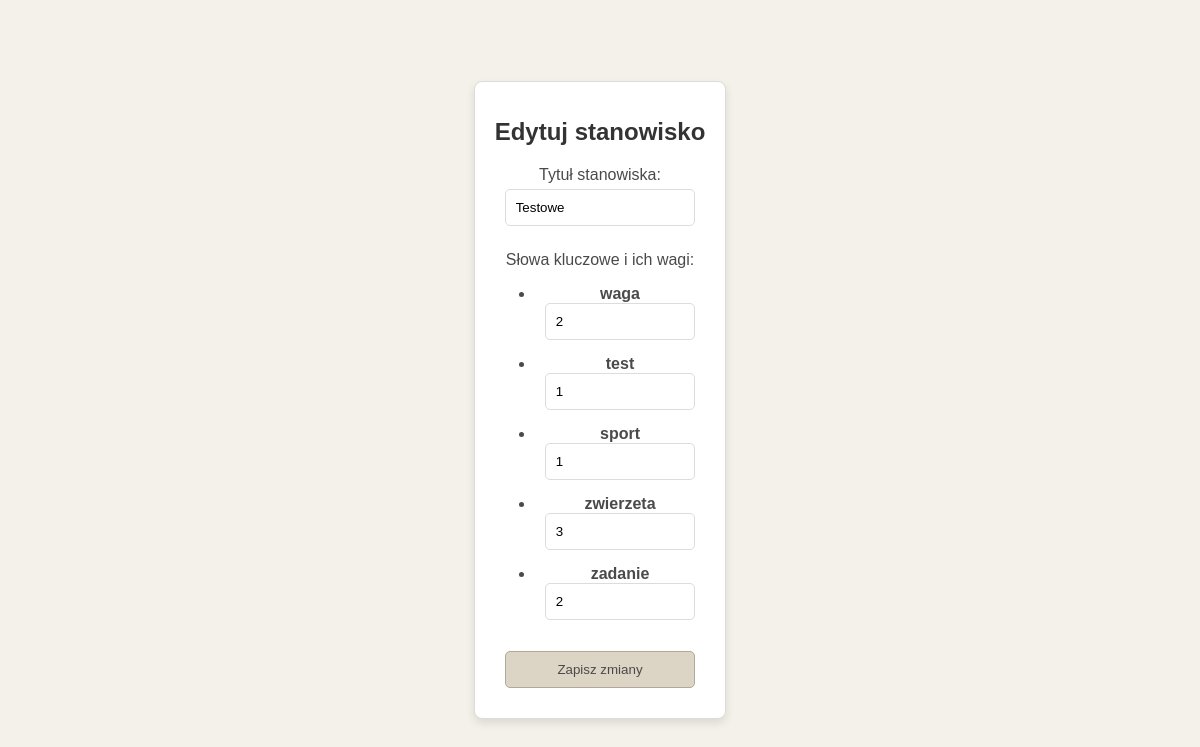
/edit_position/4, run on the app's committed database.
### models.py (models this page shows)
class Position(db.Model):
    id = db.Column(db.Integer, primary_key=True)
    title = db.Column(db.String(100), nullable=False)
    is_default = db.Column(db.Boolean, default=False)
    user_id = db.Column(db.Integer, db.ForeignKey('user.id'))  # Klucz obcy do tabeli User
    user = db.relationship("User", back_populates="positions")  # Relacja do User
    keywords = db.relationship("Keyword", back_populates="position", cascade="all, delete-orphan")

class Keyword(db.Model):
    id = db.Column(db.Integer, primary_key=True)
    word = db.Column(db.String(50), nullable=False)
    position_id = db.Column(db.Integer, db.ForeignKey("position.id"), nullable=False)
    weight = db.Column(db.Integer, nullable=False, default=1)
    position = db.relationship("Position", back_populates="keywords")  # Relacja z Position

### app.py (the view, shortened to what this page needs)
    @app.route("/edit_position/<int:position_id>", methods=["GET", "POST"])
    def edit_position(position_id):
        position = Position.query.get_or_404(position_id)
        if position.is_default:
            flash("Nie można edytować globalnych stanowisk!")
            return redirect(url_for("view_positions"))
        keywords = Keyword.query.filter_by(position_id=position.id).all()
        return render_template("edit_position.html", position=position, keywords=keywords)

### templates/edit_position.html (shortened to what this page needs)
<!DOCTYPE html>
<html lang="pl">
<head>
    <link rel="stylesheet" href="../static/stylesPosition.css">
</head>
<body>
    <div class="center-container">
        <div class="content-box">
            <h1>Edytuj stanowisko</h1>
            <form action="/edit_position/{{ position.id }}" method="POST">
                <label for="title">Tytuł stanowiska:</label>
                <input type="text" id="title" name="title" value="{{ position.title }}" required>
                <label>Słowa kluczowe i ich wagi:</label>
                <ul class="keywords-list">
                    {% for keyword in keywords %}
                    <li>
                        <strong>{{ keyword.word }}</strong>
                        <input type="number" name="weights" value="{{ keyword.weight }}" min="1" max="5" required>
                    </li>
                    {% endfor %}
                </ul>
                <button type="submit" class="action-button">Zapisz zmiany</button>
            </form>
        </div>
    </div>
</body>
</html>

### static/stylesPosition.css (style rules this page uses)
body { font-family: Arial, sans-serif; background-color: #f4f1ea; color: #4a4a4a; margin: 0; padding: 0; }
.center-container { display: flex; justify-content: center; align-items: center; min-height: 100vh; }
.content-box { background-color: #fff; border: 1px solid #dcdcdc; border-radius: 8px; box-shadow: 0 4px 8px rgba(0, 0, 0, 0.1); padding: 20px; max-width: 400px; text-align: center; }
h1, h2 { font-size: 24px; color: #333; margin-bottom: 20px; }
label { display: block; margin: 10px 0 5px; font-size: 16px; color: #4a4a4a; }
input[type='text'], input[type='number'], input[type='file'], select { width: calc(100% - 20px); padding: 10px; margin-bottom: 15px; border: 1px solid #dcdcdc; border-radius: 5px; box-sizing: border-box; }
button, .action-button { width: calc(100% - 20px); padding: 10px; background-color: #dcd4c5; color: #4a4a4a; border: 1px solid #b0a999; border-radius: 5px; cursor: pointer; transition: background-color 0.3s, color 0.3s; display: block; text-align: center; margin: 10px auto; text-decoration: none; }

### data on the page
Position: title "Testowe"
Keyword: word "waga", weights "2"
Keyword: word "test", weights "1"
Keyword: word "sport", weights "1"
Keyword: word "zwierzeta", weights "3"
Keyword: word "zadanie", weights "2"
